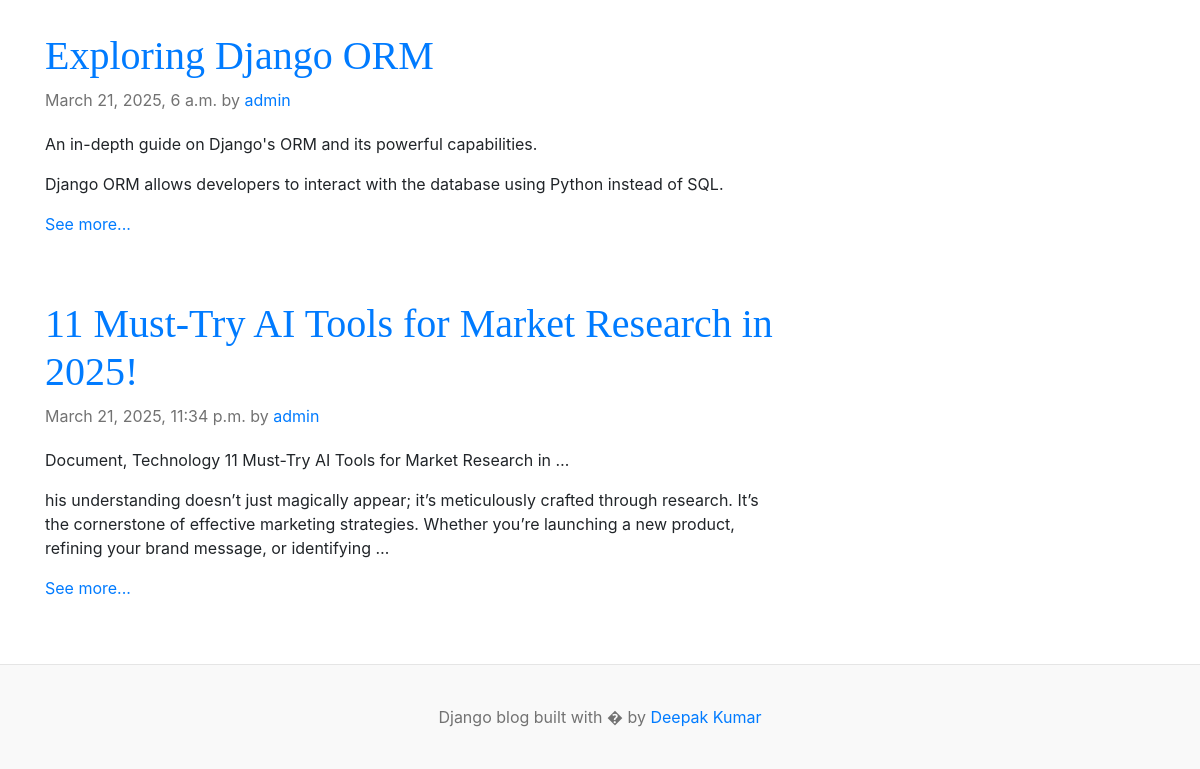
Before: / (lower part) with the older database file.
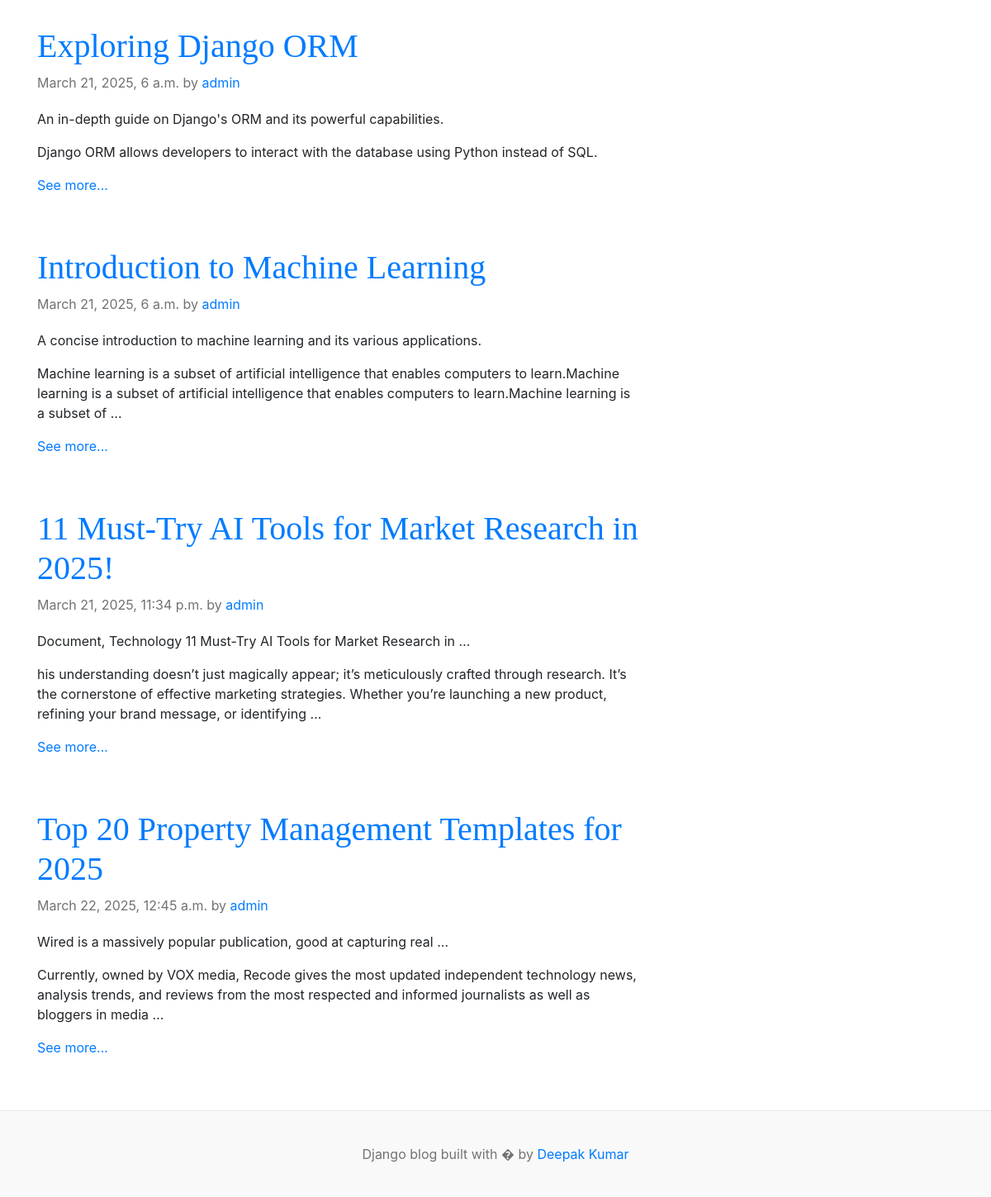
After: the same page with the newer database file.
### blog/models.py (models this page shows, shortened)
class Blog(models.Model):
    title = models.CharField(max_length=250,unique=True)
    slug = models.SlugField(unique=True,blank=True)
    category = models.ForeignKey(Category,on_delete=models.CASCADE)
    author = models.ForeignKey(User,on_delete=models.CASCADE)
    blog_image = models.ImageField(upload_to='uploads/%y/%m/%d')
    short_desc = models.TextField(max_length=1000)
    blog_body = models.TextField()
    status = models.CharField(max_length=100,choices=STATUS_CHOICE,default='draft')
    is_featured = models.BooleanField(default=False)
    created_at = models.DateTimeField(auto_now_add=True)
    updated_at = models.DateTimeField(auto_now=True)

### blog/views.py (the view)
# urls.py: path('',views.home,name='home'),
def home(request):
    category = models.Category.objects.all()
    featured_post = models.Blog.objects.filter(is_featured=True, status ='publish').all()
    allpost = models.Blog.objects.filter(is_featured=False,status='publish').all()
    contex = {
        'category':category,
        'featured_post':featured_post,
        'allpost':allpost
    }
    return render(request,'index.html',contex)

### blog/context_processors.py (called while the page is built)
def get_categories(request):
    category = models.Category.objects.all()
    return dict(category=category)

### blog/templates/index.html (shortened to what this page needs)
{% extends 'base.html'%}
{% block content %}
      <main role="main" class="container p-0">
        <div class="row">
          <div class="col-md-8 blog-main">
            {% for post in allpost%}
            <div class="blog-post">
              <h2 class="blog-post-title"><a href="{% url 'single_blog' post.slug %}">{{post.title}}</a></h2>
              <p class="blog-post-meta">
                {{post.created_at}} by <a href="#">{{post.author}}</a>
              </p>
              <p>
                {{post.short_desc | truncatewords:10 }}
              </p>
              <p>
                {{post.blog_body | truncatewords:30 }}
              </p>
              <a href="{% url 'single_blog' post.slug %}">See more...</a>
            </div>
            {% endfor %}
          </div>
          <aside class="col-md-4 blog-sidebar">
            <div class="p-3">
            </div>
          </aside>
        </div>
      </main>
    </div>
    {% endblock%}

Changed rows visible on the page:
now on this page (row edited): Blog: title "Introduction to Machine Learning", created_at "March 21, 2025, 6 a.m.", author "admin", short_desc "A concise introduction to machine learning and its various applications.", blog_body "Machine learning is a subset of artificial intelligence that enables computers to learn.Machine learning is a subset of artificial intelligence that enables computers to learn.Machine learning is a subset of …"
added Blog: title "Top 20 Property Management Templates for 2025", created_at "March 22, 2025, 12:45 a.m.", author "admin", short_desc "Wired is a massively popular publication, good at capturing real …", blog_body "Currently, owned by VOX media, Recode gives the most updated independent technology news, analysis trends, and reviews from the most respected and informed journalists as well as bloggers in media …"
